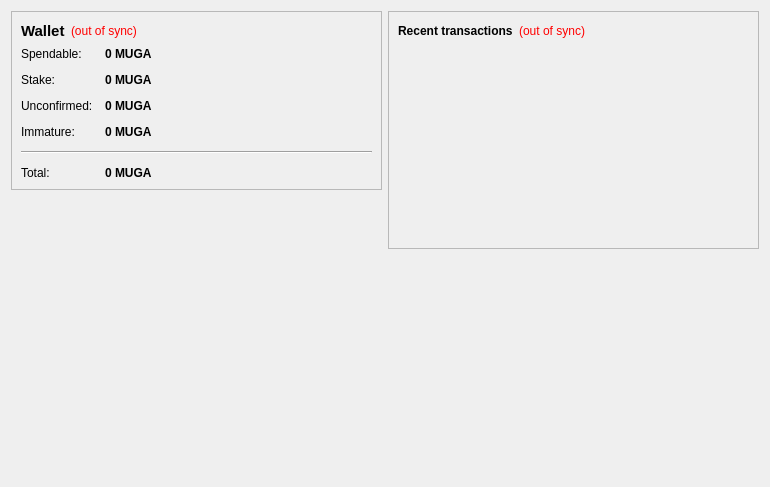
<?xml version="1.0" encoding="UTF-8"?>
<ui version="4.0">
 <class>OverviewPage</class>
 <widget class="QWidget" name="OverviewPage">
  <property name="geometry">
   <rect>
    <x>0</x>
    <y>0</y>
    <width>770</width>
    <height>487</height>
   </rect>
  </property>
  <property name="windowTitle">
   <string>Form</string>
  </property>
  <layout class="QHBoxLayout" name="horizontalLayout" stretch="1,1">
   <item>
    <layout class="QVBoxLayout" name="verticalLayout_2">
     <item>
      <widget class="QFrame" name="frame">
       <property name="frameShape">
        <enum>QFrame::StyledPanel</enum>
       </property>
       <property name="frameShadow">
        <enum>QFrame::Raised</enum>
       </property>
       <layout class="QVBoxLayout" name="verticalLayout_4">
        <item>
         <layout class="QHBoxLayout" name="horizontalLayout_4">
          <item>
           <widget class="QLabel" name="label_5">
            <property name="font">
             <font>
              <pointsize>11</pointsize>
              <weight>75</weight>
              <bold>true</bold>
             </font>
            </property>
            <property name="text">
             <string>Wallet</string>
            </property>
           </widget>
          </item>
          <item>
           <widget class="QLabel" name="labelWalletStatus">
            <property name="toolTip">
             <string>The displayed information may be out of date. Your wallet automatically synchronizes with the MugatuCoin network after a connection is established, but this process has not completed yet.</string>
            </property>
            <property name="styleSheet">
             <string notr="true">QLabel { color: red; }</string>
            </property>
            <property name="text">
             <string notr="true">(out of sync)</string>
            </property>
            <property name="alignment">
             <set>Qt::AlignLeading|Qt::AlignLeft|Qt::AlignVCenter</set>
            </property>
           </widget>
          </item>
          <item>
           <spacer name="horizontalSpacer_2">
            <property name="orientation">
             <enum>Qt::Horizontal</enum>
            </property>
            <property name="sizeHint" stdset="0">
             <size>
              <width>40</width>
              <height>20</height>
             </size>
            </property>
           </spacer>
          </item>
         </layout>
        </item>
        <item>
         <layout class="QFormLayout" name="formLayout_2">
          <property name="fieldGrowthPolicy">
           <enum>QFormLayout::AllNonFixedFieldsGrow</enum>
          </property>
          <property name="horizontalSpacing">
           <number>12</number>
          </property>
          <property name="verticalSpacing">
           <number>12</number>
          </property>
          <item row="0" column="0">
           <widget class="QLabel" name="label">
            <property name="text">
             <string>Spendable:</string>
            </property>
           </widget>
          </item>
          <item row="0" column="1">
           <widget class="QLabel" name="labelBalance">
            <property name="font">
             <font>
              <weight>75</weight>
              <bold>true</bold>
             </font>
            </property>
            <property name="cursor">
             <cursorShape>IBeamCursor</cursorShape>
            </property>
            <property name="toolTip">
             <string>Your current spendable balance</string>
            </property>
            <property name="text">
             <string notr="true">0 MUGA</string>
            </property>
            <property name="textInteractionFlags">
             <set>Qt::LinksAccessibleByMouse|Qt::TextSelectableByKeyboard|Qt::TextSelectableByMouse</set>
            </property>
           </widget>
          </item>
          <item row="1" column="0">
           <widget class="QLabel" name="label_6">
            <property name="text">
             <string>Stake:</string>
            </property>
           </widget>
          </item>
          <item row="1" column="1">
           <widget class="QLabel" name="labelStake">
            <property name="font">
             <font>
              <weight>75</weight>
              <bold>true</bold>
             </font>
            </property>
            <property name="cursor">
             <cursorShape>IBeamCursor</cursorShape>
            </property>
            <property name="toolTip">
             <string>Total of coins that was staked, and do not yet count toward the current balance</string>
            </property>
            <property name="text">
             <string notr="true">0 MUGA</string>
            </property>
            <property name="textInteractionFlags">
             <set>Qt::LinksAccessibleByMouse|Qt::TextSelectableByKeyboard|Qt::TextSelectableByMouse</set>
            </property>
           </widget>
          </item>
          <item row="2" column="0">
           <widget class="QLabel" name="label_3">
            <property name="text">
             <string>Unconfirmed:</string>
            </property>
           </widget>
          </item>
          <item row="2" column="1">
           <widget class="QLabel" name="labelUnconfirmed">
            <property name="font">
             <font>
              <weight>75</weight>
              <bold>true</bold>
             </font>
            </property>
            <property name="cursor">
             <cursorShape>IBeamCursor</cursorShape>
            </property>
            <property name="toolTip">
             <string>Total of transactions that have yet to be confirmed, and do not yet count toward the current balance</string>
            </property>
            <property name="text">
             <string notr="true">0 MUGA</string>
            </property>
            <property name="textInteractionFlags">
             <set>Qt::LinksAccessibleByMouse|Qt::TextSelectableByKeyboard|Qt::TextSelectableByMouse</set>
            </property>
           </widget>
          </item>
          <item row="3" column="0">
           <widget class="QLabel" name="labelImmatureText">
            <property name="text">
             <string>Immature:</string>
            </property>
           </widget>
          </item>
          <item row="3" column="1">
           <widget class="QLabel" name="labelImmature">
            <property name="font">
             <font>
              <weight>75</weight>
              <bold>true</bold>
             </font>
            </property>
            <property name="toolTip">
             <string>Mined balance that has not yet matured</string>
            </property>
            <property name="text">
             <string notr="true">0 MUGA</string>
            </property>
            <property name="textInteractionFlags">
             <set>Qt::LinksAccessibleByMouse|Qt::TextSelectableByKeyboard|Qt::TextSelectableByMouse</set>
            </property>
           </widget>
          </item>
          <item row="4" column="0" colspan="2">
           <widget class="Line" name="line">
            <property name="orientation">
             <enum>Qt::Horizontal</enum>
            </property>
           </widget>
          </item>
          <item row="5" column="0">
           <widget class="QLabel" name="labelTotalText">
            <property name="text">
             <string>Total:</string>
            </property>
           </widget>
          </item>
          <item row="5" column="1">
           <widget class="QLabel" name="labelTotal">
            <property name="font">
             <font>
              <weight>75</weight>
              <bold>true</bold>
             </font>
            </property>
            <property name="cursor">
             <cursorShape>IBeamCursor</cursorShape>
            </property>
            <property name="toolTip">
             <string>Your current total balance</string>
            </property>
            <property name="text">
             <string notr="true">0 MUGA</string>
            </property>
            <property name="textInteractionFlags">
             <set>Qt::LinksAccessibleByMouse|Qt::TextSelectableByKeyboard|Qt::TextSelectableByMouse</set>
            </property>
           </widget>
          </item>
         </layout>
        </item>
       </layout>
      </widget>
     </item>
     <item>
      <spacer name="verticalSpacer">
       <property name="orientation">
        <enum>Qt::Vertical</enum>
       </property>
       <property name="sizeHint" stdset="0">
        <size>
         <width>20</width>
         <height>40</height>
        </size>
       </property>
      </spacer>
     </item>
     <item>
      <widget class="QLabel" name="label_2">
       <property name="autoFillBackground">
        <bool>true</bool>
       </property>
       <property name="text">
        <string/>
       </property>
       <property name="pixmap">
        <pixmap resource="../bitcoin.qrc">:/icons/mastbg</pixmap>
       </property>
       <property name="scaledContents">
        <bool>false</bool>
       </property>
       <property name="margin">
        <number>0</number>
       </property>
      </widget>
     </item>
    </layout>
   </item>
   <item>
    <layout class="QVBoxLayout" name="verticalLayout_3">
     <item>
      <widget class="QFrame" name="frame_2">
       <property name="frameShape">
        <enum>QFrame::StyledPanel</enum>
       </property>
       <property name="frameShadow">
        <enum>QFrame::Raised</enum>
       </property>
       <layout class="QVBoxLayout" name="verticalLayout">
        <item>
         <layout class="QHBoxLayout" name="horizontalLayout_2">
          <item>
           <widget class="QLabel" name="label_4">
            <property name="text">
             <string>&lt;b&gt;Recent transactions&lt;/b&gt;</string>
            </property>
           </widget>
          </item>
          <item>
           <widget class="QLabel" name="labelTransactionsStatus">
            <property name="toolTip">
             <string>The displayed information may be out of date. Your wallet automatically synchronizes with the MugatuCoin network after a connection is established, but this process has not completed yet.</string>
            </property>
            <property name="styleSheet">
             <string notr="true">QLabel { color: red; }</string>
            </property>
            <property name="text">
             <string notr="true">(out of sync)</string>
            </property>
            <property name="alignment">
             <set>Qt::AlignRight|Qt::AlignTrailing|Qt::AlignVCenter</set>
            </property>
           </widget>
          </item>
          <item>
           <spacer name="horizontalSpacer">
            <property name="orientation">
             <enum>Qt::Horizontal</enum>
            </property>
            <property name="sizeHint" stdset="0">
             <size>
              <width>40</width>
              <height>20</height>
             </size>
            </property>
           </spacer>
          </item>
         </layout>
        </item>
        <item>
         <widget class="QListView" name="listTransactions">
          <property name="styleSheet">
           <string notr="true">QListView { background: transparent; }</string>
          </property>
          <property name="frameShape">
           <enum>QFrame::NoFrame</enum>
          </property>
          <property name="verticalScrollBarPolicy">
           <enum>Qt::ScrollBarAlwaysOff</enum>
          </property>
          <property name="horizontalScrollBarPolicy">
           <enum>Qt::ScrollBarAlwaysOff</enum>
          </property>
          <property name="selectionMode">
           <enum>QAbstractItemView::NoSelection</enum>
          </property>
         </widget>
        </item>
       </layout>
      </widget>
     </item>
     <item>
      <spacer name="verticalSpacer_2">
       <property name="orientation">
        <enum>Qt::Vertical</enum>
       </property>
       <property name="sizeHint" stdset="0">
        <size>
         <width>20</width>
         <height>40</height>
        </size>
       </property>
      </spacer>
     </item>
    </layout>
   </item>
  </layout>
 </widget>
 <resources/>
 <connections/>
</ui>
